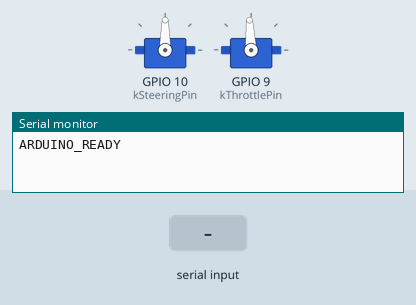
A sketch run on a simulated ESP32. Shown: 2 × servo, the last lines printed to the serial monitor. The inputs (shaded band) are chosen by the test bench.

Above: at 1.2 s.
1.3 s: "S,45\n" received over Serial
At 2.5 s:
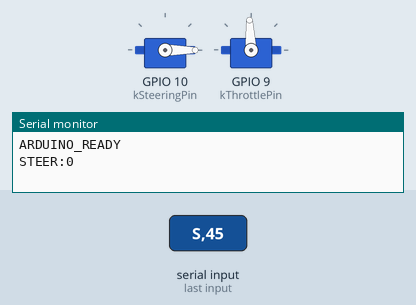
2.8 s: "T90\n" received over Serial
At 3.6 s:
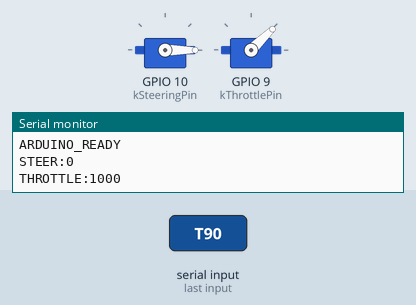
4.3 s: "S90\n" received over Serial
At 4.7 s:
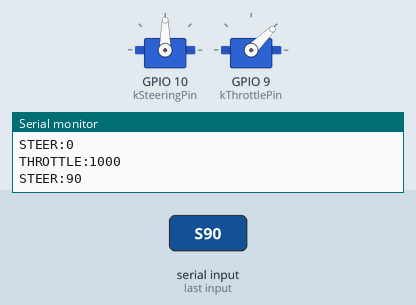
5.8 s: "S\n" received over Serial
At 7.1 s:
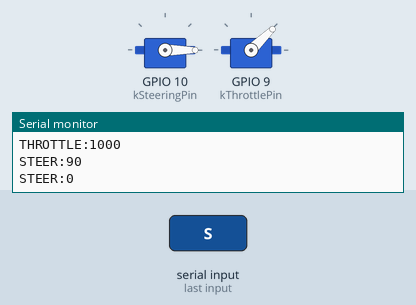
Timing chart, 0 to 8.3 s (numbered marks = the images above; inputs shaded):
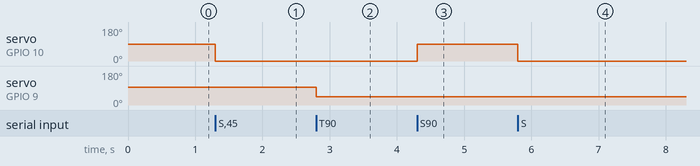

Measured:
- after the input at 1.3 s, servo on GPIO 10 (kSteeringPin): 90° → 0° at once
- after the input at 2.8 s, servo on GPIO 9 (kThrottlePin): 93° → 44° at once
- after the input at 4.3 s, servo on GPIO 10 (kSteeringPin): 0° → 90° at once
- after the input at 5.8 s, servo on GPIO 10 (kSteeringPin): 90° → 0° at once

The sketch:

motor_control.ino
```cpp
// Basic Arduino sketch for driving throttle and steering from the Raspberry Pi.
// The protocol is text based:
//   S<angle> sets steering (0-180 degrees)
//   T<pwm>   sets throttle ESC output (1000-2000 microseconds)
// Example: "S90" centers the steering servo.

#if defined(__has_include)
#if __has_include(<stdint.h>)
#include <stdint.h>
#elif __has_include(<cstdint>)
#include <cstdint>
#endif
#endif

#ifndef UINT8_MAX
typedef unsigned char uint8_t;
#endif

#ifndef UINT32_MAX
typedef unsigned long uint32_t;
#endif

#if __has_include(<Servo.h>)
#include <Servo.h>
#elif __has_include(<ESP32Servo.h>)
#include <ESP32Servo.h>
#else
// IntelliSense fallback when Arduino library includePath is not configured.
class Servo
{
public:
    uint8_t attach(int) { return 0; }
    void write(int) {}
    void writeMicroseconds(int) {}
};
#endif

constexpr uint8_t kSteeringPin = 10;
constexpr uint8_t kThrottlePin = 9;
constexpr uint32_t kBaudRate = 115200;

Servo steeringServo;
Servo throttleServo;

int steeringAngle = 90;
int throttlePwm = 1500;

void setup()
{
    Serial.begin(kBaudRate);
    steeringServo.attach(kSteeringPin);
    throttleServo.attach(kThrottlePin);

    steeringServo.write(steeringAngle);
    throttleServo.writeMicroseconds(throttlePwm);

    Serial.println(F("ARDUINO_READY"));
}

void loop()
{
    if (!Serial.available())
    {
        return;
    }

    char prefix = Serial.read();
    String payload = Serial.readStringUntil('\n');
    int value = payload.toInt();

    if (prefix == 'S')
    {
        steeringAngle = constrain(value, 0, 180);
        steeringServo.write(steeringAngle);
        Serial.print(F("STEER:"));
        Serial.println(steeringAngle);
    }
    else if (prefix == 'T')
    {
        throttlePwm = constrain(value, 1000, 2000);
        throttleServo.writeMicroseconds(throttlePwm);
        Serial.print(F("THROTTLE:"));
        Serial.println(throttlePwm);
    }
}
```
